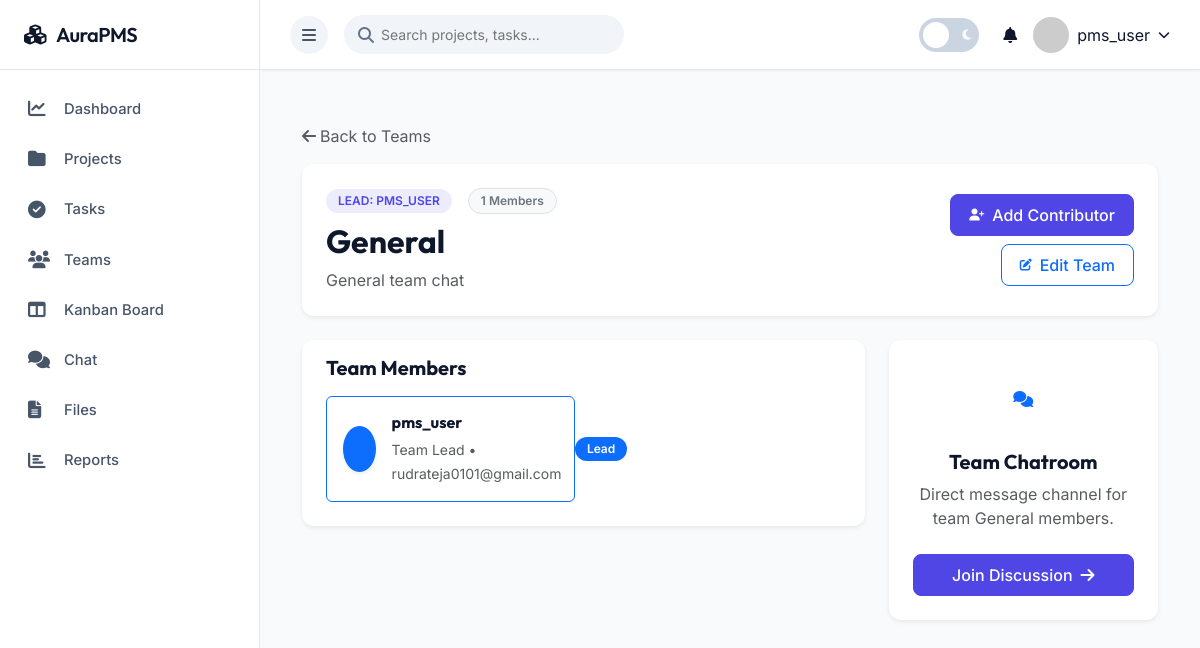
Page /teams/1/ (signed in) on the committed database.
### apps/accounts/models.py (models this page shows, shortened)
class User(AbstractUser):
    ROLE_CHOICES = [
        ('SUPER_ADMIN', 'Super Admin'),
        ('PROJECT_MANAGER', 'Project Manager'),
        ('EMPLOYEE', 'Employee'),
    ]
    role = models.CharField(max_length=20, choices=ROLE_CHOICES, default='EMPLOYEE')
    phone = models.CharField(max_length=15, blank=True)
    profile_picture = models.ImageField(upload_to='profiles/', null=True, blank=True)
    department = models.CharField(max_length=100, blank=True)
    designation = models.CharField(max_length=100, blank=True)
    date_joined = models.DateTimeField(auto_now_add=True)
    is_active = models.BooleanField(default=True)
    last_login_ip = models.GenericIPAddressField(null=True, blank=True)
    class Meta:
        db_table = 'users'

### apps/teams/models.py (models this page shows, shortened)
class Team(models.Model):
    name = models.CharField(max_length=100)
    description = models.TextField(blank=True)
    team_lead = models.ForeignKey(User, on_delete=models.CASCADE, related_name='led_teams')
    members = models.ManyToManyField(User, related_name='teams', blank=True)
    created_at = models.DateTimeField(auto_now_add=True)
    updated_at = models.DateTimeField(auto_now=True)
    class Meta:
        ordering = ['name']

### apps/teams/views.py (the view)
# urls.py: path('<int:pk>/', views.team_detail, name='team_detail'),
@login_required
def team_detail(request, pk):
    team = get_object_or_404(Team, pk=pk)
    if request.user not in team.members.all() and request.user.role != 'SUPER_ADMIN':
        messages.error(request, 'You are not a member of this team.')
        return redirect('team_list')
    team_roles = TeamRole.objects.filter(team=team)
    context = {
        'team': team,
        'members': team.members.all(),
        'team_roles': team_roles,
        'can_edit': request.user == team.team_lead or request.user.role == 'SUPER_ADMIN',
    }
    return render(request, 'teams/team_detail.html', context)

### apps/accounts/context_processors.py (called while the page is built)
def user_teams(request):
    if request.user.is_authenticated:
        teams = Team.objects.filter(members=request.user)
        return {'user_teams': teams}
    return {'user_teams': []}

### templates/teams/team_detail.html (shortened to what this page needs)
{% extends 'base.html' %}
{% load static %}
{% block content %}
<div class="container-fluid py-4">
    <div class="mb-3">
        <a href="{% url 'team_list' %}" class="text-muted text-decoration-none font-14 d-inline-flex align-items-center gap-1">
            <i class="fas fa-arrow-left"></i> Back to Teams
        </a>
    </div>
    <div class="card border-0 shadow-sm mb-4">
        <div class="card-body p-4">
            <div class="row align-items-center g-3">
                <div class="col-md-8">
                    <div class="d-flex align-items-center gap-3 mb-2 flex-wrap">
                        <span class="badge bg-badge-primary text-uppercase font-10">Lead: {{ team.team_lead.get_full_name|default:team.team_lead.username }}</span>
                        <span class="badge bg-light text-secondary border font-10">{{ members.count }} Members</span>
                    </div>
                    <h2 class="fw-bold text-dark-mode-light mb-2" style="font-family: 'Outfit', sans-serif;">{{ team.name }}</h2>
                    <p class="text-muted mb-0 font-14">{{ team.description|default:"No description provided for this team." }}</p>
                </div>
                <div class="col-md-4 text-md-end d-flex flex-wrap gap-2 justify-content-md-end">
                    {% if can_edit %}
                        <a href="{% url 'add_member' team.id %}" class="btn btn-primary d-inline-flex align-items-center gap-2">
                            <i class="fas fa-user-plus font-12"></i> Add Contributor
                        </a>
                        <a href="{% url 'team_update' team.id %}" class="btn btn-outline-primary d-inline-flex align-items-center gap-2">
                            <i class="fas fa-edit font-12"></i> Edit Team
                        </a>
                    {% endif %}
                </div>
            </div>
        </div>
    </div>
    <div class="row g-4">
        <div class="col-lg-8">
            <div class="card border-0 shadow-sm">
                <div class="card-header border-0 bg-transparent py-3">
                    <h5 class="fw-bold text-dark-mode-light mb-0" style="font-family: 'Outfit', sans-serif;">Team Members</h5>
                </div>
                <div class="card-body pt-0">
                    <div class="row g-3">
                        <div class="col-md-6 col-sm-12">
                            <div class="border border-primary border-opacity-20 rounded p-3 bg-primary-light d-flex align-items-center justify-content-between">
                                <div class="d-flex align-items-center gap-3">
                                    {% if team.team_lead.profile_picture %}
                                        <img src="{{ team.team_lead.profile_picture.url }}" class="rounded-circle" style="width: 46px; height: 46px; object-fit: cover;">
                                    {% else %}
                                        <div class="bg-primary text-white rounded-circle d-flex align-items-center justify-content-center fw-bold shadow-sm" style="width: 46px; height: 46px; font-size: 13px;">
                                        </div>
                                    {% endif %}
                                    <div>
                                        <h6 class="fw-bold text-dark-mode-light mb-1">{{ team.team_lead.get_full_name|default:team.team_lead.username }}</h6>
                                        <small class="text-muted font-11">Team Lead &bull; {{ team.team_lead.email }}</small>
                                    </div>
                                </div>
                                <span class="badge bg-primary text-white font-9">Lead</span>
                            </div>
                        </div>
                    </div>
                </div>
            </div>
        </div>
        <div class="col-lg-4">
            <div class="card border-0 shadow-sm text-center p-4">
                <div class="rounded-circle bg-primary-light d-flex align-items-center justify-content-center text-primary mx-auto mb-3" style="width: 70px; height: 70px;">
                    <i class="fas fa-comments font-30"></i>
                </div>
                <h5 class="fw-bold text-dark-mode-light mb-2" style="font-family: 'Outfit', sans-serif;">Team Chatroom</h5>
                <p class="text-muted font-13 mb-4">Direct message channel for team {{ team.name }} members.</p>
                <a href="{% url 'chat_room' team.id %}" class="btn btn-primary w-100 d-flex align-items-center justify-content-center gap-2">
                    <span>Join Discussion</span> <i class="fas fa-arrow-right font-10"></i>
                </a>
            </div>
        </div>
    </div>
</div>
{% endblock %}

### templates/base.html (shortened to what this page needs)
<!DOCTYPE html>
<html lang="en">
<head>
    <link href="https://cdn.jsdelivr.net/npm/bootstrap@5.3.0/dist/css/bootstrap.min.css" rel="stylesheet">
    <link rel="stylesheet" href="https://cdnjs.cloudflare.com/ajax/libs/font-awesome/6.4.0/css/all.min.css">
    <link href='https://cdn.jsdelivr.net/npm/fullcalendar@5.11.3/main.min.css' rel='stylesheet' />
    {% load static %}
    <link rel="stylesheet" href="{% static 'css/style.css' %}">
</head>
<body>
    <div class="sidebar">
        <div class="sidebar-header">
            <h3><i class="fas fa-cubes text-indigo-500"></i> <span>AuraPMS</span></h3>
        </div>
        <div class="sidebar-menu">
            <a href="{% url 'dashboard' %}" class="menu-item">
                <i class="fas fa-chart-line"></i> <span>Dashboard</span>
            </a>
            <a href="{% url 'project_list' %}" class="menu-item">
                <i class="fas fa-folder"></i> <span>Projects</span>
            </a>
            <a href="{% url 'task_list' %}" class="menu-item">
                <i class="fas fa-check-circle"></i> <span>Tasks</span>
            </a>
            <a href="{% url 'team_list' %}" class="menu-item">
                <i class="fas fa-users"></i> <span>Teams</span>
            </a>
            <a href="{% url 'kanban_board' %}" class="menu-item">
                <i class="fas fa-columns"></i> <span>Kanban Board</span>
            </a>
            <a href="{% url 'chat_room' team_id=1 %}" class="menu-item">
                <i class="fas fa-comments"></i> <span>Chat</span>
            </a>
            <a href="{% url 'file_list' %}" class="menu-item">
                <i class="fas fa-file-alt"></i> <span>Files</span>
            </a>
            <a href="{% url 'reports_dashboard' %}" class="menu-item">
                <i class="fas fa-chart-bar"></i> <span>Reports</span>
            </a>
        </div>
    </div>
    <div class="main-content">
        <nav class="navbar">
            <div class="d-flex align-items-center gap-3">
                <button class="btn btn-icon" id="sidebarToggle">
                    <i class="fas fa-bars"></i>
                </button>
                <div class="nav-search">
                    <i class="fas fa-search"></i>
                    <input type="text" placeholder="Search projects, tasks...">
                </div>
            </div>
            <div class="nav-icons align-items-center">
                <div class="theme-switch-wrapper me-2">
                    <label class="theme-switch" for="darkModeToggle">
                        <div class="slider round">
                            <i class="fas fa-sun text-warning font-12"></i>
                            <i class="fas fa-moon text-light font-12"></i>
                        </div>
                    </label>
                </div>
                <div class="notification-dropdown position-relative dropdown" id="notificationDropdownBtn">
                    <div data-bs-toggle="dropdown" class="cursor-pointer">
                        <i class="fas fa-bell"></i>
                        <span class="badge" id="notificationCount">0</span>
                    </div>
                </div>
                <div class="user-dropdown dropdown">
                    <div class="d-flex align-items-center gap-2 cursor-pointer" id="userMenuBtn" data-bs-toggle="dropdown">
                        {% if request.user.profile_picture %}
                            <img src="{{ request.user.profile_picture.url }}" alt="User">
                        {% else %}
                            <img src="https://via.placeholder.com/40" alt="User">
                        {% endif %}
                        <span class="d-none d-md-inline">{{ request.user.username }}</span>
                        <i class="fas fa-chevron-down font-12"></i>
                    </div>
                </div>
            </div>
        </nav>
        <div class="content">
            {% block content %}{% endblock %}
        </div>
    </div>
</body>
</html>

### rows in the picture
User: user.username "pms_user"
Team: team_lead.get_full_name "PMS_USER", name "General", description "General team chat", team_lead.get_full_name "pms_user", team_lead.email "rudrateja0101@gmail.com"

### other values in the picture
{{ members.count }} "1"
